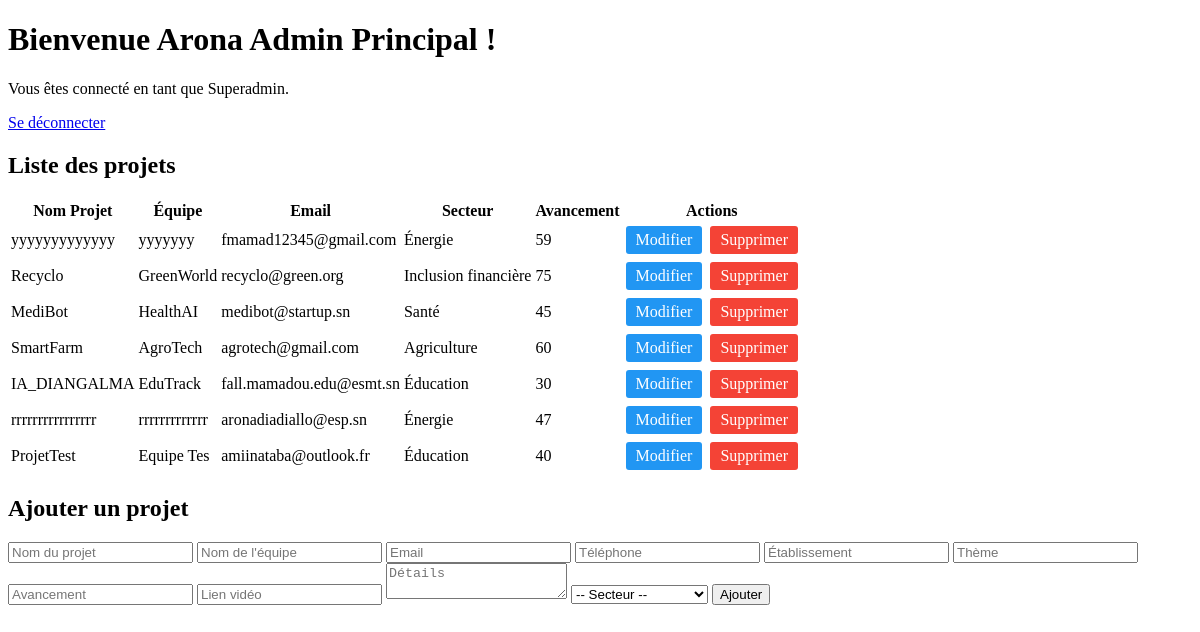
The page /dashboard1.php (signed in) on the database its author committed.
### tables this page shows
CREATE TABLE `projets` (
  `id` int(11) NOT NULL,
  `nom_equipe` varchar(100) NOT NULL,
  `nom_projet` varchar(100) NOT NULL,
  `etablissement` varchar(150) DEFAULT NULL,
  `email` varchar(100) NOT NULL,
  `telephone` varchar(20) DEFAULT NULL,
  `secteur_id` int(11) DEFAULT NULL,
  `theme` varchar(150) DEFAULT NULL,
  `avancement_prototype` varchar(50) DEFAULT NULL,
  `play_video_url` text DEFAULT NULL,
  `detail` text DEFAULT NULL
);

CREATE TABLE `secteurs` (
  `id` int(11) NOT NULL,
  `nom` varchar(100) NOT NULL
);

### src/Auth/AuthService.php (called while the page is built, shortened)
<?php
class AuthService {
    public function getAdmin() {
        return $_SESSION['admin'] ?? null;
    }
}

### controllers/projetController.php (called while the page is built, shortened)
<?php
require_once __DIR__ . '/../src/Projet/ProjetService.php';
class ProjetController {
    public function getAllProjets() {
        return ProjetService::getAll();
    }
}
$projetController = new ProjetController();
$projets = $projetController->getAllProjets();

### src/Projet/ProjetService.php (called while the page is built, shortened)
<?php
require_once __DIR__ . '/../../config/database.php';
class ProjetService {
    public static function getAll() {
        global $pdo;
        try {
            $stmt = $pdo->query("SELECT p.*, s.nom AS secteur_nom FROM projets p
                                LEFT JOIN secteurs s ON p.secteur_id = s.id
                                ORDER BY p.id DESC");
            return $stmt->fetchAll(\PDO::FETCH_ASSOC);
        } catch (\PDOException $e) {
            error_log("Erreur lors de la récupération des projets: " . $e->getMessage());
            return [];
        }
    }
}

### public/dashboard1.php (the view, shortened to what this page needs)
<?php
require_once '../src/Auth/AuthService.php';
require_once '../controllers/projetController.php';
$auth = new AuthService($pdo);
$admin = $auth->getAdmin();
?>
<!DOCTYPE html>
<html lang="fr">
<head>
</head>
<body>
    <h1>Bienvenue <?= htmlspecialchars($admin['nom']) ?> !</h1>
    <p>Vous êtes connecté en tant que <?= $admin['is_superadmin'] ? 'Superadmin' : 'Admin' ?>.</p>
    <a href="logout.php">Se déconnecter</a>
    <h2>Liste des projets</h2>
    <table>
        <tr>
            <th>Nom Projet</th>
            <th>Équipe</th>
            <th>Email</th>
            <th>Secteur</th>
            <th>Avancement</th>
            <th>Actions</th>
        </tr>
        <?php foreach ($projets as $p): ?>
            <tr>
                <td><?= htmlspecialchars($p['nom_projet']) ?></td>
                <td><?= htmlspecialchars($p['nom_equipe']) ?></td>
                <td><?= htmlspecialchars($p['email']) ?></td>
                <td><?= htmlspecialchars($p['secteur_nom'] ?? 'Non défini') ?></td>
                <td><?= htmlspecialchars($p['avancement_prototype']) ?></td>
                <td>
                    <a href="edit-projet.php?id=<?= $p['id'] ?>" class="btn btn-edit">Modifier</a>
                    <a href="#" onclick="confirmDelete(<?= $p['id'] ?>, '<?= htmlspecialchars(addslashes($p['nom_projet'])) ?>')" class="btn btn-delete">Supprimer</a>
                </td>
            </tr>
        <?php endforeach; ?>
    </table>
    <h2>Ajouter un projet</h2>
    <form method="post">
        <input name="nom_projet" placeholder="Nom du projet" required>
        <input name="nom_equipe" placeholder="Nom de l'équipe" required>
        <input name="email" type="email" placeholder="Email" required>
        <input name="telephone" placeholder="Téléphone">
        <input name="etablissement" placeholder="Établissement">
        <input name="theme" placeholder="Thème" required>
        <input name="avancement_prototype" placeholder="Avancement" required>
        <input name="play_video_url" placeholder="Lien vidéo">
        <textarea name="detail" placeholder="Détails"></textarea>
        <select name="secteur_id" required>
            <option value="">-- Secteur --</option>
        </select>
        <button type="submit">Ajouter</button>
    </form>
</body>
</html>

### public/dashboard1.php (style rules this page uses)
.btn { padding: 5px 10px; margin: 2px; text-decoration: none; display: inline-block; border-radius: 3px; }
.btn-edit { background: #2196F3; color: white; }
.btn-delete { background: #f44336; color: white; }

### rows shown on the page
projets: nom_projet "yyyyyyyyyyyyy", nom_equipe "yyyyyyy", email "fmamad12345@gmail.com", secteur.nom "Énergie", avancement_prototype "59"
projets: nom_projet "Recyclo", nom_equipe "GreenWorld", email "recyclo@green.org", secteur.nom "Inclusion financière", avancement_prototype "75"
projets: nom_projet "MediBot", nom_equipe "HealthAI", email "medibot@startup.sn", secteur.nom "Santé", avancement_prototype "45"
projets: nom_projet "SmartFarm", nom_equipe "AgroTech", email "agrotech@gmail.com", secteur.nom "Agriculture", avancement_prototype "60"
projets: nom_projet "IA_DIANGALMA", nom_equipe "EduTrack", email "fall.mamadou.edu@esmt.sn", secteur.nom "Éducation", avancement_prototype "30"
projets: nom_projet "rrrrrrrrrrrrrrrr", nom_equipe "rrrrrrrrrrrrr", email "aronadiadiallo@esp.sn", secteur.nom "Énergie", avancement_prototype "47"
projets: nom_projet "ProjetTest", nom_equipe "Equipe Tes", email "amiinataba@outlook.fr", secteur.nom "Éducation", avancement_prototype "40"

### other values the page prints
$admin['nom'] "Arona Admin Principal"
